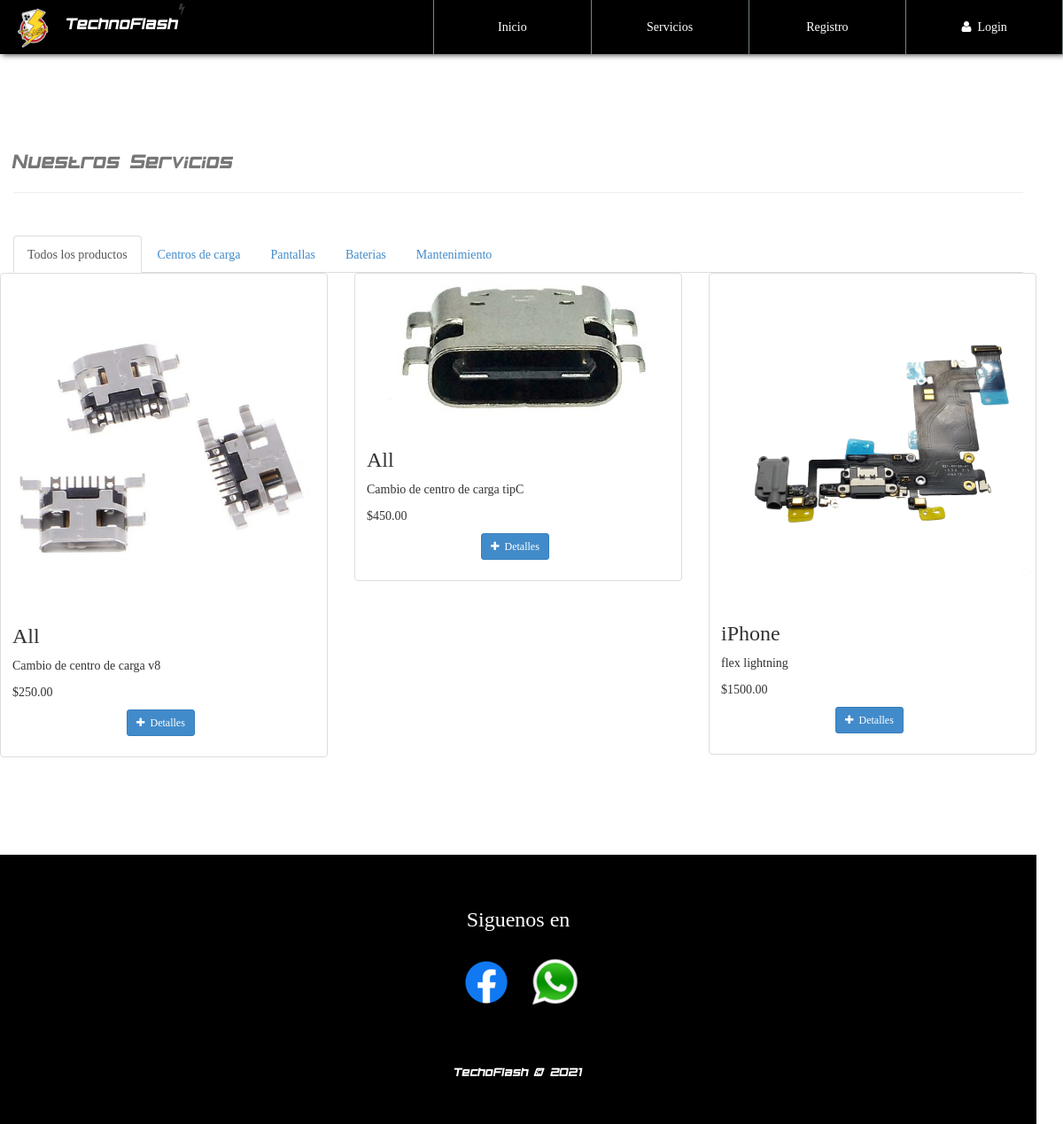
The page /product.php on the database its author committed.
### tables this page shows
CREATE TABLE `categoria` (
  `CodigoCat` varchar(30) NOT NULL,
  `Nombre` varchar(30) NOT NULL,
  `Descripcion` text NOT NULL
);

CREATE TABLE `producto` (
  `CodigoProd` varchar(30) NOT NULL,
  `NombreProd` varchar(30) NOT NULL,
  `CodigoCat` varchar(30) NOT NULL,
  `Precio` decimal(30,2) NOT NULL,
  `Modelo` varchar(30) NOT NULL,
  `Marca` varchar(30) NOT NULL,
  `Stock` int(20) NOT NULL,
  `Imagen` varchar(150) NOT NULL,
  `Nombre` varchar(30) NOT NULL
);

### library/consulSQL.php (called while the page is built, shortened)
<?php
class ejecutarSQL {
    public static function conectar() {
        $host_db = "localhost";
        $usuario_db = "root";
        $clave_db = "";
        $nombre_db = "store";
        if(!$con = new mysqli($host_db, $usuario_db, $clave_db, $nombre_db)){
            die("Error en el servidor, verifique sus datos");
        }
        return $con;
    }
    public static function consultar($query) {
        $consul=mysqli_query(ejecutarSQL::conectar(),$query) or die ("Problemas al insertar".mysqli_error(ejecutarSQL::conectar()));
        return $consul;
    }
}

### product.php (the view, shortened to what this page needs)
<?php
include './library/consulSQL.php';
?>
<!DOCTYPE html>
<html lang="es">
<head>
    <?php include './inc/link.php'; ?>
</head>
<body id="container-page-product">
    <?php include './inc/navbar.php'; ?>
    <section id="store">
       <br>
        <div class="container">
            <div class="page-header">
              <h1><small class="tittles-pages-logo">Nuestros Servicios</small></h1>
            </div>
            <br><br>
            <div class="row">
                <div class="col-xs-12">
                    <ul id="store-links" class="nav nav-tabs" role="tablist">
                      <li role="presentation"><a href="#all-product" role="tab" data-toggle="tab" aria-controls="all-product" aria-expanded="false">Todos los productos</a></li>
                      <li role="presentation" class="dropdown active">
                        <div class="dropdown-menu" role="menu" aria-labelledby="myTabDrop1" id="categorias">
                          <?php
                            $categorias=  ejecutarSQL::consultar("select * from categoria");
                            while($cate=mysqli_fetch_array($categorias)){
                                echo '
                                    <li>
                                        <a href="#'.$cate['CodigoCat'].'" tabindex="-1" role="tab" id="'.$cate['CodigoCat'].'-tab" data-toggle="tab" aria-controls="'.$cate['CodigoCat'].'" aria-expanded="false">'.$cate['Nombre'].'
                                        </a>
                                    </li>';
                            }
                          ?>
                          </div>
                        </ul>
                    <div id="myTabContent" class="tab-content">
                      <div role="tabpanel" class="tab-pane fade" id="all-product" aria-labelledby="all-product-tab">
                          <br><br>
                        <div class="row">
                        <?php
                            $consulta=  ejecutarSQL::consultar("select * from producto");
                            $totalproductos = mysqli_num_rows($consulta);
                            if($totalproductos>0){
                                while($fila=mysqli_fetch_array($consulta)){
                                   echo '
                                  <div class="col-xs-12 col-sm-6 col-md-4">
                                       <div class="thumbnail">
                                         <img src="assets/img-products/'.$fila['Imagen'].'">
                                         <div class="caption">
                                           <h3>'.$fila['Marca'].'</h3>
                                           <p>'.$fila['NombreProd'].'</p>
                                           <p>$'.$fila['Precio'].'</p>
                                           <p class="text-center">
                                               <a href="infoProd.php?CodigoProd='.$fila['CodigoProd'].'" class="btn btn-primary btn-sm"><i class="fa fa-plus"></i>&nbsp; Detalles</a>&nbsp;&nbsp;
                                           </p>
                                         </div>
                                       </div>
                                   </div>
                                   ';
                               }
                            }else{
                                echo '<h2>No hay productos en esta categoria</h2>';
                            }
                        ?>
                        </div>
                      </div>
                    </div>
                </div>
            </div>
        </div>
    </section>
    <?php include './inc/footer.php'; ?>
</body>
</html>

### inc/link.php (shortened to what this page needs)
<link rel="stylesheet" href="css/font-awesome.min.css">
<link rel="stylesheet" href="css/normalize.css">
<link rel="stylesheet" href="css/bootstrap.min.css">
<link rel="stylesheet" href="css/style.css">
<link rel="stylesheet" href="css/media.css">

### inc/navbar.php (shortened to what this page needs)
<?php include './inc/link.php'; ?>
<nav id="navbar-auto-hidden">
        <div class="row hidden-xs">
            <div class="col-xs-4">
                <figure class="logo-navbar"></figure>
                <p class="text-navbar tittles-pages-logo">TechnoFlash </p><i class="fa fa-bolt" aria-hidden="true"></i>
            </div>
            <div class="col-xs-8">
                <div class="contenedor-tabla pull-right">
                    <div class="contenedor-tr">
                        <a href="index.php" class="table-cell-td">Inicio</a>
                        <?php
                            if(!$_SESSION['nombreAdmin']==""){
                                echo '
                                    <a href="configAdmin.php" class="table-cell-td">Administracion</a>
                                    <a href="#" class="table-cell-td" data-toggle="modal" data-target=".modal-logout">
                                        <i class="fa fa-user"></i>&nbsp;&nbsp;'.$_SESSION['nombreAdmin'].'
                                    </a>
                                 ';
                            }else{
                                echo '
                                    <a href="product.php" class="table-cell-td">Servicios</a>
                                    <a href="registration.php" class="table-cell-td">Registro</a>
                                    <a href="#" class="table-cell-td" data-toggle="modal" data-target=".modal-login">
                                        <i class="fa fa-user"></i>&nbsp;&nbsp;Login
                                    </a>
                                 ';
                            }
                        ?>
                    </div>
                </div>
            </div>
        </div>
    </nav>
    <div id="mobile-menu-list" class="hidden-sm hidden-md hidden-lg">
        <br>
        <h3 class="text-center tittles-pages-logo">TecnoFlash </h3><i class="fa fa-bolt" aria-hidden="true">
        <br><br>
    </div>

### inc/footer.php
<footer>
    <h3 class="text-center">Siguenos en</h3><br>
    <ul class="list-unstyled text-center">
        <a href="https://www.facebook.com/TecnoFlash-101079105581504" class="social-icon all-elements-tooltip" data-toggle="tooltip" data-placement="bottom" title="Facebook">
            <img src="assets/icons/facebook.png" alt="facebook-icon">
        </a>
        <a href="https://api.whatsapp.com/send?phone=529811360143" class="social-icon all-elements-tooltip" data-toggle="tooltip" data-placement="bottom" title="WhatsApp">
            <img src="assets/icons/whatsapp2.png" alt="WhatsApp-icon">
        </a>
    </ul>
    <br><br><br>
    <h5 class="text-center tittles-pages-logo">TechoFlash &copy; 2021</h5>
</footer>

### css/style.css (style rules this page uses)
body { font-family: "FontFamilySPro"; line-height: 1.5; font-size: 1.4em; width: 100%; height: 100%; margin: 0px; padding: 0px; background-position: center center; background-repeat: no-repeat; background-attachment: fixed; background-size: cover; background-color: #fff; }
nav { width: 100%; position: fixed; top: 0px; background-color: rgb(0, 0, 0); box-shadow: 2px 0px 7px #000; z-index: 50; }
.contenedor-tabla { display: table; width: 100%; }
.contenedor-tr { display: table-row; width: 100%; }
.contenedor-tr > a { text-decoration: none; color: #fff; }
.contenedor-tr > a:last-child { border-right: 1px solid rgba(149, 165, 166,0.8); }
.table-cell-td { display: table-cell; padding: 20px 7px; border-left: 1px solid rgba(149, 165, 166,0.8); text-align: center; width: 20%; }
.logo-navbar { background-image: url(../assets/img/logo-navbar.png); width: 59px; height: 59px; margin-left: 2%; float: left; }
.text-navbar { color: #fff; font-size: 19px; float: left; margin-left: 2%; margin-top: 15px; }
#mobile-menu-list { display: none; }
section { width: 100%; margin: 0px; padding: 90px 0px; }
footer { width: 100%; color: #fff; background-color: rgb(0,0,0); padding: 40px 0px; }
.social-icon { margin: 7px 7px; transition: opacity .4s ease-in; -moz-transition: opacity .4s ease-in; -webkit-transition: opacity .4s ease-in; -o-transition: opacity .4s ease-in; -ms-transition: opacity .4s ease-in; }
.tittles-pages-logo { font-family: "FontFamilyLogo"; }
#container-page-product { background-image: url(../assets/img/font-index.JPG); }
#store, #infoproduct, #container-pedido { background-color: rgba(255,255,255,.97); min-height: 900px; }

### css/media.css (style rules this page uses)
@media (min-width: 1200px) { .contenedor-tabla { width: 90%; } }

### rows shown on the page
categoria: Nombre "Centros de carga"
categoria: Nombre "Pantallas"
categoria: Nombre "Baterias"
categoria: Nombre "Mantenimiento"
producto: Imagen (picture), Marca "All", NombreProd "Cambio de centro de carga v8", Precio "250.00"
producto: Imagen (picture), Marca "All", NombreProd "Cambio de centro de carga tipC", Precio "450.00"
producto: Imagen (picture), Marca "iPhone", NombreProd "flex lightning", Precio "1500.00"
